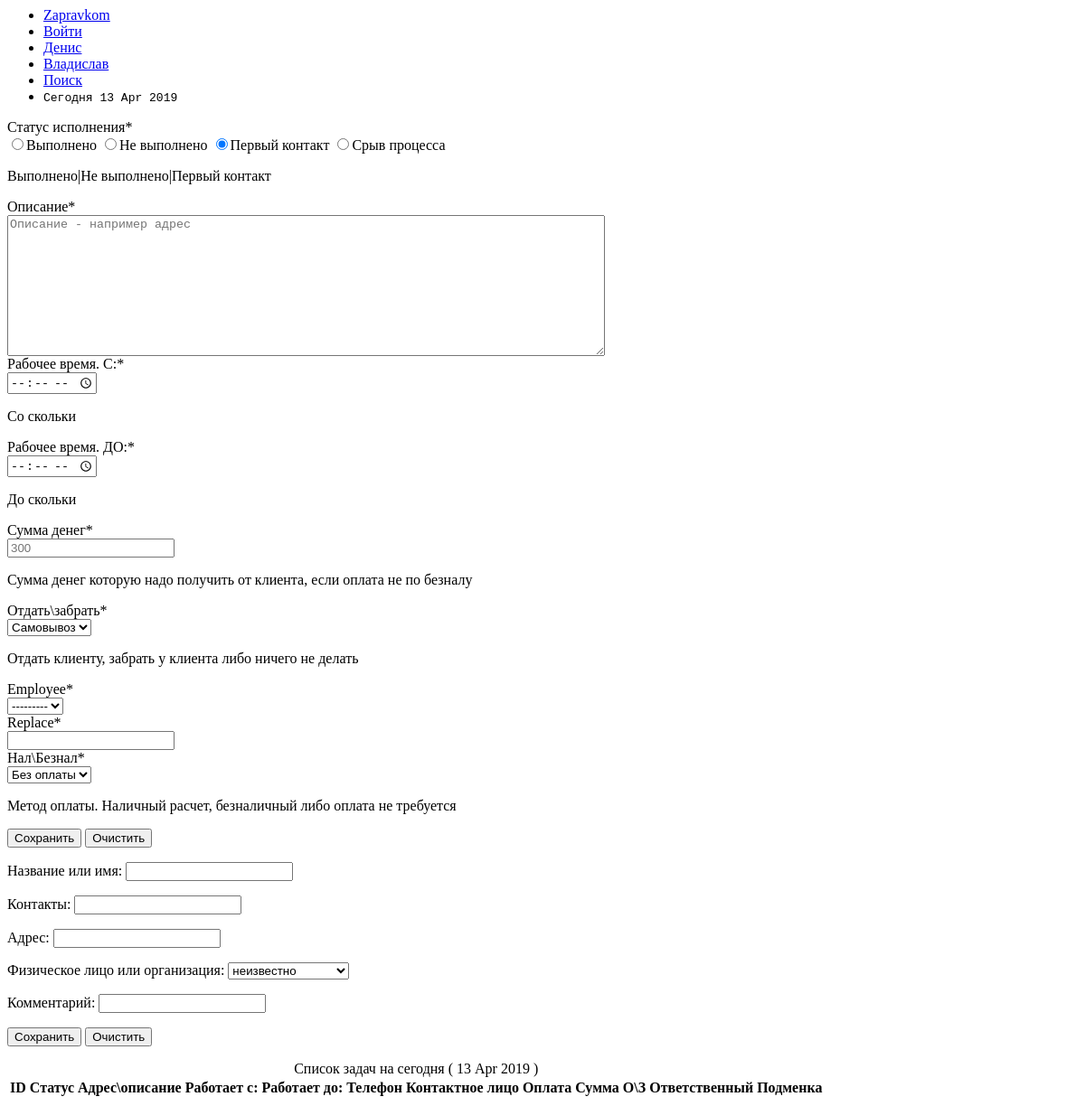
The page /logistic/ on the database as committed earlier.
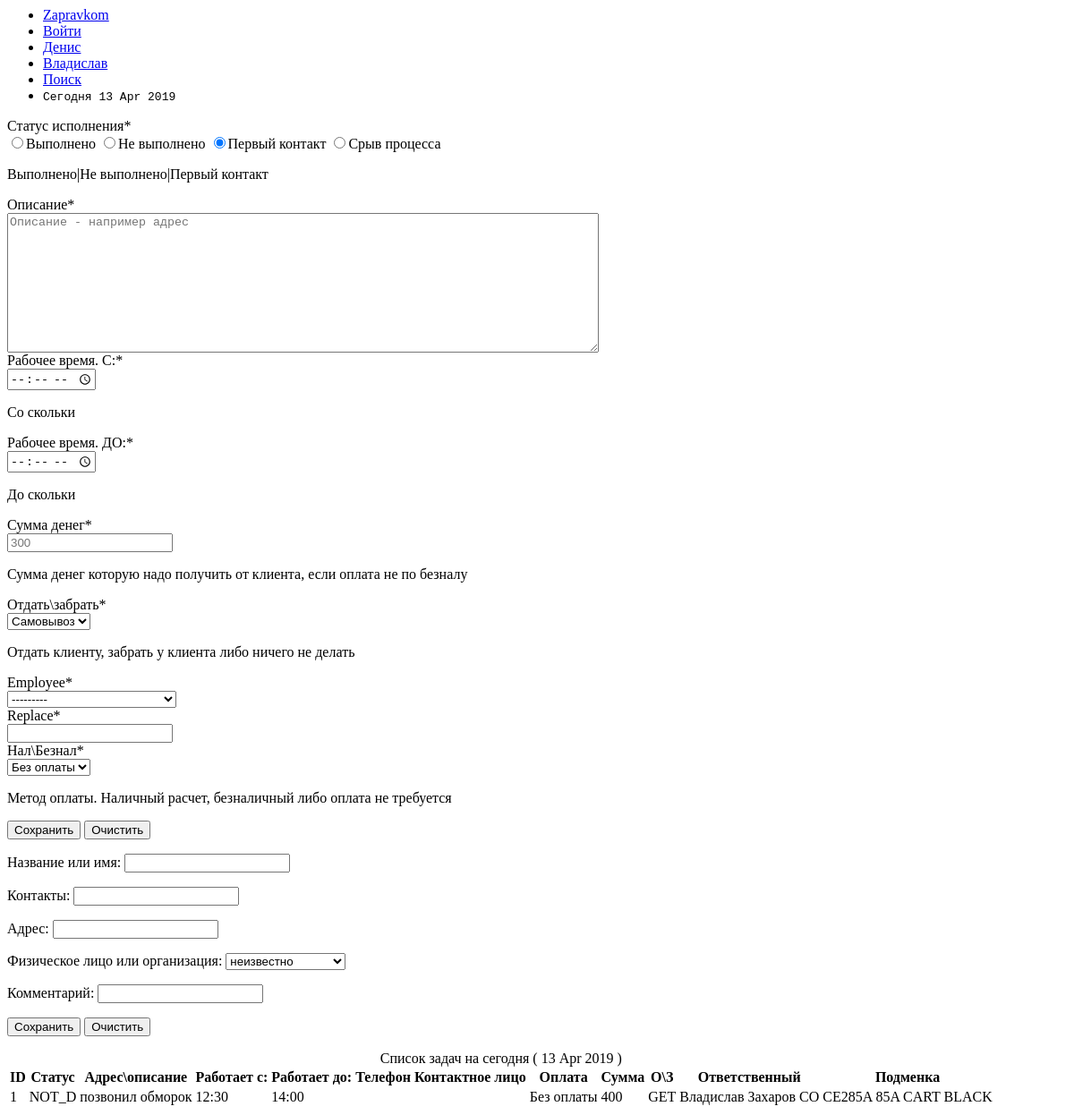
The same page on the database as committed later.
### logistic/models.py (models this page shows, shortened)
class Task(models.Model):
	id = models.AutoField("ID", primary_key=True, blank = False, help_text="Уникальное ID для каждой задачи")
	DONE = 'DONE'
	NOT_DONE = 'NOT_D'
	FIRST_CONTACT = 'FIRST'
	ERROR = 'ERROR'
	process = models.CharField("Статус исполнения", max_length=15,choices = ((DONE, 'Выполнено'), (NOT_DONE, 'Не выполнено'),(FIRST_CONTACT, 'Первый контакт'),(ERROR,'Срыв процесса')),
					default = FIRST_CONTACT, blank = False, help_text="Выполнено|Не выполнено|Первый контакт")
	client = models.ForeignKey(Client, models.PROTECT)
	date = models.DateField(default=timezone.now, blank=False) #~
	description = models.CharField("Описание", max_length=300, blank=False) #~
	working_time_1 = models.CharField("Рабочее время. С:",max_length=15, help_text="Со скольки")
	working_time_2 = models.CharField("Рабочее время. ДО:",max_length=15, help_text="До скольки") #~
	cashsumm = models.IntegerField("Сумма денег", help_text="Сумма денег которую надо получить от клиента, если оплата не по безналу") #~
	GET_ = 'GET'
	SET_ = 'SET'
	NO_ = 'NO'
	get_set = models.CharField("Отдать\забрать",
		max_length=7, choices = ((GET_, 'Забрать'),(SET_, 'Отдать'),(NO_,'Самовывоз')),
		default=NO_, help_text="Отдать клиенту, забрать у клиента либо ничего не делать") #~
	employee = models.ForeignKey(Employee, models.PROTECT) #~
	replace = models.ForeignKey(Cartridge, models.PROTECT)
	CASH = 'Нал'
	CASHLESS = 'Безнал'
	NO_MONEY = 'Без оплаты'
	PAYMENT_METHOD_SELECTOR = ((CASH, 'Нал'), (CASHLESS, 'Безнал'),
							   (NO_MONEY, 'Без оплаты'),)
	payment_method = models.CharField("Нал\Безнал", max_length=11,
									  choices = PAYMENT_METHOD_SELECTOR,
									  default = NO_MONEY, help_text="Метод оплаты. Наличный расчет, безналичный либо оплата не требуется") #~

class Employee(models.Model):
	id = models.AutoField(primary_key=True,blank=False)
	firstname = models.CharField("Имя",max_length=20,blank=False)
	middlename = models.CharField("Отчество",max_length=20,blank=False)
	lastname = models.CharField("Фамилия",max_length=20,blank=False)
	phone = models.CharField("Телефон",max_length=100,blank=False)
	COURIER = 'CO'
	MANAGER = 'MA'
	ENGINEER = 'EN'
	function = models.CharField("Должность",choices=((COURIER,'курьер'),(MANAGER,'менеджер'),(ENGINEER, 'инженер')), max_length=10, blank=False)
	def __str__(self):
		return '%s %s %s' % (self.firstname, self.lastname, self.function)

class Cartridge(models.Model):
	id = models.AutoField(primary_key=True, blank=False)
	code_name = models.CharField("Кодовое название",max_length=20, blank=False)
	simple_name = models.CharField("Бытовое название",max_length=200,blank=True)
	resourse = models.IntegerField()
	CART = 'CART'
	DRUM = 'DRUM'
	TONER = 'TONER'
	part = models.CharField("Тип",choices=((CART,'картридж'),(DRUM,'драм'),(TONER,'туба')),max_length=10)
	CYAN = 'CYAN'
	MAGENTA = 'MAGENTA'
	YELLOW = 'YELLOW'
	BLACK = 'BLACK'
	color = models.CharField("Цвет",choices=((CYAN,'cyan'),(MAGENTA,'magenta'),(YELLOW,'yellow'),(BLACK,'black')),max_length=10)
	def __str__(self):
		return '%s %s %s %s' % (self.code_name, self.simple_name, self.part, self.color)

### logistic/views.py (the view)
# urls.py: path('', views.main, name = 'main')
def main(request):
    date = timezone.now()
    title = "Главная страница"
    form_task = TaskForm(request.POST or None)
    if form_task.is_valid():
        form_task.save()
    form_client = ClientForm(request.POST or None)
    if form_client.is_valid():
        form_client.save()
    task_list = Task.objects.filter(date__exact=timezone.now()).order_by('id')
    context = {'date':date,'title':title,'form_task':form_task,'form_client':form_client,
               'task_list':task_list}
    return render(request, "main.html", context)

### logistic/forms.py
class TaskForm(ModelForm):
	class Meta:
		model = Task
		fields = ['process', 'description', 'working_time_1', 'working_time_2',
		 		  'cashsumm', 'get_set', 'employee',
				  'replace', 'payment_method']
		widgets = {
			'process': RadioSelect(attrs={}),
			'description': Textarea(attrs={'cols':80, 'rows':10, 'placeholder':'Описание - например адрес','class':'textarea'}),
			'working_time_1': TextInput(attrs={'type':'time','min':'8:00','max':'19:00','class':'worktime'}),
			'working_time_2': TextInput(attrs={'type':'time','min':'8:00','max':'19:00','class':'worktime'}),
			'cashsumm': NumberInput(attrs={'min':'300','step':'50','placeholder':'300'}),
			'get_set': Select(attrs={}),
			'employee': Select(attrs={}),
			'replace': TextInput(attrs={}),
			'payment_method': Select(attrs={})
		}

class ClientForm(ModelForm):
	class Meta:
		model = Client
		fields = [ 'name', 'phone', 'adress', 'organisation', 'commentary']

### logistic/templates/main.html (shortened to what this page needs)
{% load crispy_forms_tags %}
<html lang="en" dir="ltr">
  <head>
  </head>
  <body>
    <div class="container menu">
      <nav>
        <ul>
          <li class="logo"><a class="logo" href="#">Zapravkom</a></li>
          <li><a href="#">Войти</a></li>
          <li><a href="/logistic/denis/">Денис</a></li>
          <li><a href="/logistic/vlad/">Владислав</a></li>
          <li><a href="#">Поиск</a></li>
          <li><code class="time">Сегодня {{ date|date:"d M Y" }}</code></li>
        </ul>
      </nav>
    </div>
    <div class="form_task">
      <form method='POST'>
      {{ form_task|crispy }}
      <input type="submit" value="Сохранить">
      <input type="reset"  value="Очистить">
      </form>
    </div>
    <div class="form_client">
      <form method='POST'>
      {{ form_client.as_p }}
      <input type="submit" value="Сохранить">
      <input type="reset"  value="Очистить">
      </form>
    </div>
    <div class="task_list">
      <table>
      <caption>Список задач на сегодня ( {{ date|date:"d M Y" }} )</caption>
      <tr>
        <th scope="col">ID</th>
        <th scope="col">Статус</th>
        <th scope="col">Адрес\описание</th>
        <th scope="col">Работает с:</th>
        <th scope="col">Работает до:</th>
        <th scope="col">Телефон</th>
        <th scope="col">Контактное лицо</th>
        <th scope="col">Оплата</th>
        <th scope="col">Сумма</th>
        <th scope="col">О\З</th>
        <th scope="col">Ответственный</th>
        <th scope="col">Подменка</th>
      </tr>
      {% for task in task_list %}
                <tr>
                <td class="id">{{ task.id }}</td>
                <td class="process">{{ task.process }}</td>
                <td class="description">{{ task.description }}</td>
                <td class="working_time">{{ task.working_time_1 }}</td>
                <td class="working_time">{{ task.working_time_2 }}</td>
                <td class="phone">{{ task.phone }}</td>
                <td class="contact_name">{{ task.contact_name }}</td>
                <td class="payment_method">{{ task.payment_method }}</td>
                <td class="cashsumm">{{ task.cashsumm }}</td>
                <td class="get_set">{{ task.get_set }}</td>
                <td class="employee">{{ task.employee }}</td>
                <td class="replace">{{ task.replace }}</td>
              </tr>
            {% endfor %}
            </table>
    </div>
  </body>
</html>

Rows that differ between the two databases and show on the page:
added Task: date "13 Apr 2019", id "1", process "NOT_D", description "позвонил обморок", working_time_1 "12:30", working_time_2 "14:00", payment_method "Без оплаты", cashsumm "400", get_set "GET", employee "Владислав Захаров CO", replace "CE285A 85A CART BLACK"
Other text that changed with them:
{{ date|date:"d M Y" }}: "13 Apr 2019" → (not shown)
